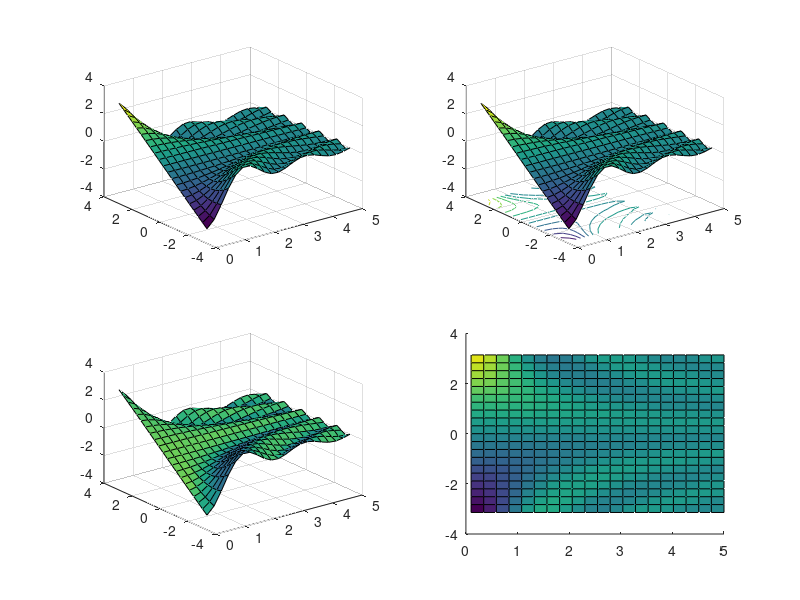

Write MATLAB code to recreate this figure.
clc
clear variables
close all force

% Задание №5
%
% Построить график функций двух переменных.
%
% Вариант - 25 (подзадание 5)
%

figure(14)
[X, Y] = meshgrid(0.1:0.245:5, -pi:pi/10:pi);
Z = sin(X .* Y) ./ X;
subplot(2, 2, 1);
surf(X, Y, Z);
subplot(2, 2, 2);
surfc(X, Y, Z);
subplot(2, 2, 3);
surfl(X, Y, Z);
subplot(2, 2, 4);
surface(X, Y, Z)
subplot(2, 2, 4)
s.EdgwColor = 'none'
